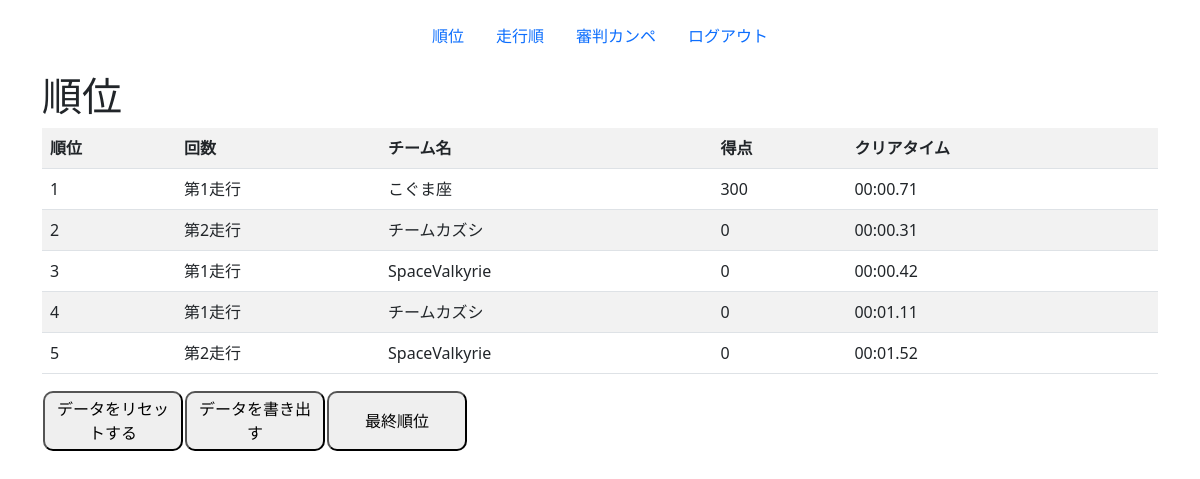
Page /rank (signed in) on the committed database.
### score/models.py (models this page shows, shortened)
class Score(models.Model):
  run = models.OneToOneField("score.Run",on_delete=models.CASCADE,unique=True,null=True)
  m1_score = models.IntegerField(default=0,blank=False)
  m2_score = models.IntegerField(default=0,blank=False)
  m2h_score = models.IntegerField(default=0,blank=False)
  m3_score = models.IntegerField(default=0,blank=False)
  m3h_score = models.IntegerField(default=0,blank=False)
  m4_score = models.IntegerField(default=0,blank=False)
  m4h_score = models.IntegerField(default=0,blank=False)
  m5_score = models.IntegerField(default=0,blank=False)
  m6_score = models.IntegerField(default=0,blank=False)
  m6h_score = models.IntegerField(default=0,blank=False)
  m7_score = models.IntegerField(default=0,blank=False)
  bonus1_score = models.IntegerField(default=0,blank=False)
  bonus2_score = models.IntegerField(default=0,blank=False)
  total = models.IntegerField(default=0,blank=False)

class Run(models.Model):
  order = models.IntegerField(blank=False,null=False,unique=True, primary_key=True)
  team = models.CharField( max_length=50,blank=False,choices=TeamChoices.choices)
  run = models.CharField(max_length=50,blank=False,choices=RunChoices.choices)
  status = models.CharField(max_length=50,blank=False,choices=StatusChoices.choices)
  rank = models.IntegerField(blank=True,null=True)

class Count(models.Model):
  CountChoices = [
        (0,0),
        (1,1),
        (2,2),
        (3,3)
  ]
  run = models.OneToOneField("score.Run", on_delete=models.CASCADE,blank=True,unique=True,null=True)
  m1_count = models.IntegerField(default=0,choices=CountChoices,blank=False)
  m2_count =  models.IntegerField(default=0,choices=CountChoices,blank=False)
  m2h_count = models.IntegerField(default=0,choices=CountChoices,blank=False)
  m3_count = models.IntegerField(default=0,choices=CountChoices,blank=False)
  m3h_count = models.IntegerField(default=0,choices=CountChoices,blank=False)
  m4_count = models.IntegerField(default=0,choices=CountChoices,blank=False)
  m4h_count = models.IntegerField(default=0,choices=CountChoices,blank=False)
  m5_count = models.BooleanField(default=False)
  m6_count = models.IntegerField(default=0,choices=CountChoices,blank=False)
  m6h_count = models.IntegerField(default=0,choices=CountChoices,blank=False)
  m7_count = models.BooleanField(default=False)
  bonus1_count = models.IntegerField(default=0,choices=CountChoices,blank=False)
  bonus2_count = models.BooleanField(default=False)
  perfect = models.BooleanField(default=False)
  clear_time = models.CharField(max_length=8,default="00:00:00")
  sign = models.ImageField(upload_to='media',blank=True,null=True)

### score/views.py (the view)
# urls.py: path('rank',views.Rank.as_view(),name='rank'),
class Rank(TemplateView):
  Model = Run
  template_name = 'score/rank.html'
  def get_context_data(self, **kwargs):
    score = Score.objects.order_by("run__rank")
    context = super().get_context_data(**kwargs)
    context.update({
      'scores':score,
    })
    return context
  def get(self, request, *args, **kwargs):
    scores = Score.objects.all().order_by('total','-run__count__clear_time').reverse()
    for i,score in enumerate(scores,1):
      order = score.run.order
      team = Run.objects.get(order=order)
      team.rank = i
      team.save()
    return super().get(request, *args, **kwargs)

### score/templates/score/rank.html (shortened to what this page needs)
<!DOCTYPE html>
{% extends 'base.html' %}
{% load static %}
{% load widget_tweaks %}
{% block contents %}
{% include 'header.html' %}
<div class="container">
  <h1>順位</h1>
<table class ="table table-hover table table-striped" >
  <tr>
    <th>順位</th>
    <th>回数</th>
    <th>チーム名</th>
    <th>得点</th>
    <th>クリアタイム</th>
  </tr>
  {% for score in scores  %}
  <tr>
    <td>
      {{score.run.rank}}
    </td>
    <td>
      {{score.run.run}}
    </td>
    <td>
      {{score.run.team}}
    </td>
    <td>
      {{score.total}}
    </td>
    <td>
      {{score.run.count.clear_time}}
    </td>
  </tr>
  {% endfor %}
</table>
<table>
  <tr>
    {% if request.user.is_authenticated %}
    <td>
      <form action="{% url 'reset_data' %}" method="GET">
        <button type="submit" style ="width:140px; height:60px; border-radius:10px;">データをリセットする</button>
      </form>
    </td>
    <td>
      <form action="{% url 'export_data' %}" method="GET">
        <button type="submit" style ="width:140px; height:60px; border-radius:10px;">データを書き出す</button>
      </form>
    </td>
    {% endif %}
    <td>
      <form action="{% url 'rank2' %}" method="GET">
        <button type="submit" style ="width:140px; height:60px; border-radius:10px;">最終順位</button>
      </form>
    </td>
  </tr>
</table>
</div>
{% endblock %}

### rows in the picture
Score: run.rank "1", run.run "第1走行", run.team "こぐま座", total "300", run.count.clear_time "00:00.71"
Score: run.rank "2", run.run "第2走行", run.team "チームカズシ", total "0", run.count.clear_time "00:00.31"
Score: run.rank "3", run.run "第1走行", run.team "SpaceValkyrie", total "0", run.count.clear_time "00:00.42"
Score: run.rank "4", run.run "第1走行", run.team "チームカズシ", total "0", run.count.clear_time "00:01.11"
Score: run.rank "5", run.run "第2走行", run.team "SpaceValkyrie", total "0", run.count.clear_time "00:01.52"
